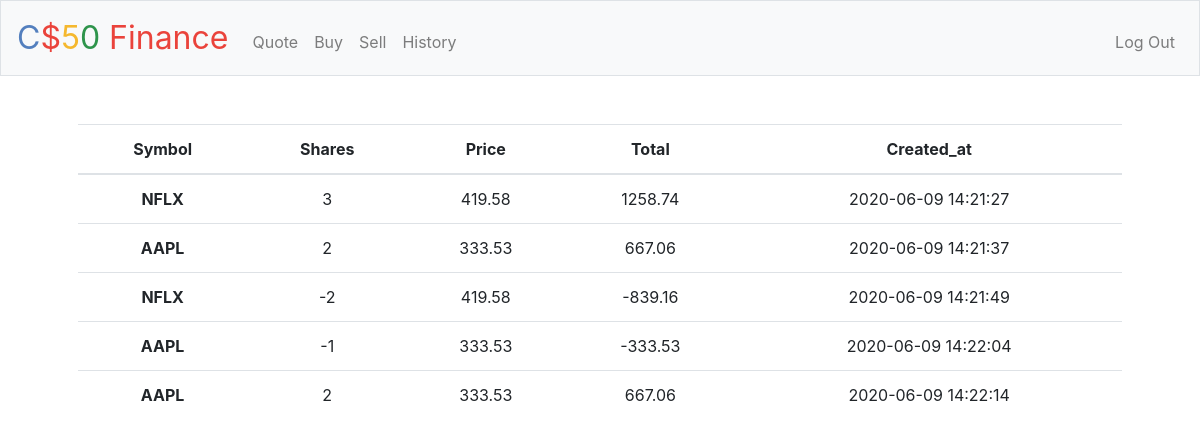
Page /history (signed in) on the committed database.
### tables this page shows
CREATE TABLE 'transactions' ('id' integer PRIMARY KEY NOT NULL, 'user_id' integer, 'symbol' text, 'shares' integer, 'price' real, 'created_at' datetime DEFAULT CURRENT_TIMESTAMP);

### pset8/finance/application.py (the view)
@app.route("/history")
@login_required
def history():
    transactions = db.execute("SELECT * FROM transactions WHERE user_id = :user_id ORDER BY created_at ASC",
        user_id = session["user_id"]
    )
    return render_template("history.html", transactions = transactions)

### pset8/finance/application.py (called while the page is built)
@app.after_request
def after_request(response):
    response.headers["Cache-Control"] = "no-cache, no-store, must-revalidate"
    response.headers["Expires"] = 0
    response.headers["Pragma"] = "no-cache"
    return response

### pset8/finance/helpers.py (called while the page is built)
def login_required(f):
    @wraps(f)
    def decorated_function(*args, **kwargs):
        if session.get("user_id") is None:
            return redirect("/login")
        return f(*args, **kwargs)
    return decorated_function

### pset8/finance/templates/history.html (shortened to what this page needs)
{% extends "layout.html" %}
{% block main %}
    <table class="table">
          <thead>
            <tr>
              <th scope="col">Symbol</th>
              <th scope="col">Shares</th>
              <th scope="col">Price</th>
              <th scope="col">Total</th>
              <th scope="col">Created_at</th>
            </tr>
          </thead>
          <tbody>
            {% for transaction in transactions %}
                  <tr>
                      <th scope="row">{{transaction["symbol"]}}</th>
                      <td scope="col">{{transaction["shares"]}}</td>
                      <td scope="col">{{transaction["price"]}}</td>
                      <td scope="col">{{"%.2f"|format(transaction["price"] * transaction["shares"])}}</td>
                      <td>{{transaction["created_at"]}}</td>
                  </tr>
            {%endfor %}
          </tbody>
    </table>
{% endblock %}

### pset8/finance/templates/layout.html (shortened to what this page needs)
<!DOCTYPE html>
<html lang="en">
    <head>
        <link href="https://maxcdn.bootstrapcdn.com/bootstrap/4.0.0-beta.2/css/bootstrap.min.css" rel="stylesheet"/>
        <link href="/static/styles.css" rel="stylesheet"/>
    </head>
    <body>
        <nav class="navbar navbar-expand-md navbar-light bg-light border">
            <a class="navbar-brand" href="/"><span class="blue">C</span><span class="red">$</span><span class="yellow">5</span><span class="green">0</span> <span class="red">Finance</span></a>
            <div class="collapse navbar-collapse" id="navbar">
                {% if session.user_id %}
                    <ul class="navbar-nav mr-auto mt-2">
                        <li class="nav-item"><a class="nav-link" href="/quote">Quote</a></li>
                        <li class="nav-item"><a class="nav-link" href="/buy">Buy</a></li>
                        <li class="nav-item"><a class="nav-link" href="/sell">Sell</a></li>
                        <li class="nav-item"><a class="nav-link" href="/history">History</a></li>
                    </ul>
                    <ul class="navbar-nav ml-auto mt-2">
                        <li class="nav-item"><a class="nav-link" href="/logout">Log Out</a></li>
                    </ul>
                {% else %}
                    <ul class="navbar-nav ml-auto mt-2">
                        <li class="nav-item"><a class="nav-link" href="/register">Register</a></li>
                        <li class="nav-item"><a class="nav-link" href="/login">Log In</a></li>
                    </ul>
                {% endif %}
            </div>
        </nav>
        <main class="container p-5">
            {% block main %}{% endblock %}
        </main>
    </body>
</html>

### pset8/finance/static/styles.css (style rules this page uses)
nav .navbar-brand { font-size: xx-large; }
nav .navbar-brand .blue { color: #537fbe; }
nav .navbar-brand .red { color: #ea433b; }
nav .navbar-brand .yellow { color: #f5b82e; }
nav .navbar-brand .green { color: #2e944b; }
main { overflow-x: auto; text-align: center; }

### rows in the picture
transactions: transaction['price']*transaction['shares'] "1258.74"
transactions: transaction['price']*transaction['shares'] "667.06"
transactions: transaction['price']*transaction['shares'] "-839.16"
transactions: transaction['price']*transaction['shares'] "-333.53"
transactions: transaction['price']*transaction['shares'] "667.06"
